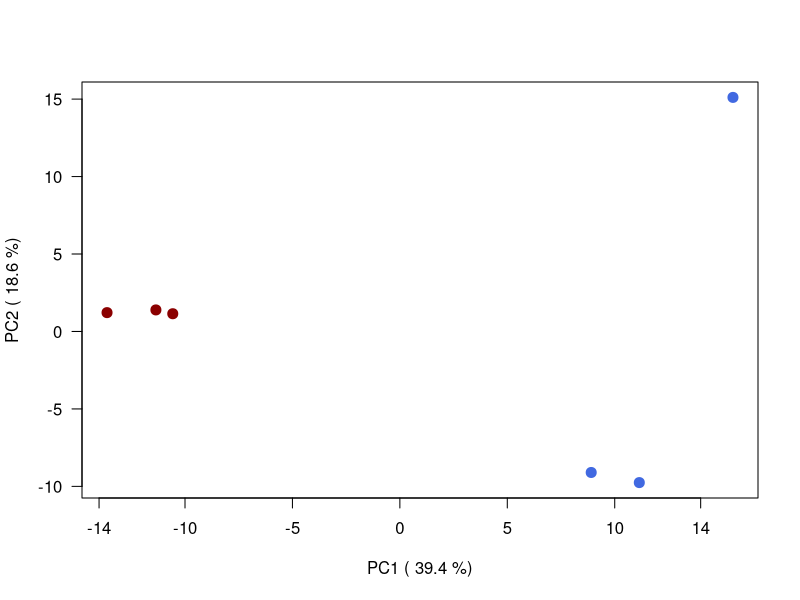

Reproduce this figure in R.
# PCA
# um bom tutorial se encontra em:
# https://www.datacamp.com/community/tutorials/pca-analysis-r

# PCA aims to detect the correlation between variables.
# No caso, as variaveis seriam os tratametos. Acho que por isso elas devem ficar nas linhas da matriz...
# PCA: Finding the directions of maximum variance in high-dimensional data and project it onto a smaller dimensional subspace while retaining most of the information. Logo, se as replciatas estiveram proximas, significa que sao bem relacionadas. A maior varianca plotada nao foi capaz de separa-las.
# eigenvectors (the principal components)

# Devemos plotar a matriz reconstruida com os dois PC`s (eigenvectors) mais importantes.

remove(list=ls(all=TRUE)) #remove todos objetos criados

dados = read.csv(file = 'proteinGroupsAnnotation.csv', header = TRUE, sep = '\t')

dados_pca = t(dados[,2:7]) # fazemos a transposta pois as "variaveis" devem ser o tratamentos, e por isso devem ficar nas linhas da matriz.
resultPCA = prcomp(dados_pca, center = TRUE,scale. = TRUE)
summary(resultPCA)

# obter as variancias explicadas por PC1 e PC2. Da para ver esse resultado com o comando summary() acima.
PC1 = round((resultPCA$sdev[1]**2)*100/sum(resultPCA$sdev**2),1)
PC2 = round((resultPCA$sdev[2]**2)*100/sum(resultPCA$sdev**2),2)

plot(x=resultPCA$x[,1], y=resultPCA$x[,2], # plotar a matriz de covariancia reconstruida com os 2 eigenvectors mais importantes. 
     pch=20,
     cex = 2.0,
     col = c('darkred','darkred','darkred','royalblue','royalblue','royalblue'),
     xaxt = "n", yaxt = "n",
     xlab = paste("PC1 (",PC1,"%)"),
     ylab = paste("PC2 (",PC2, "%)"))
axis(1, at = c(-14,-10,-5,0,5,10,14), las=1) # plotar eixo x. A funcao axis() tem 3 argumentos: o primeiro eh o eixo (1=eixo x, 2=eixo y); o segundo eh o range (at='range') e o terceiro eh a orientacao dos labels do eixo (las=1 eh na horizontal)
axis(2, at = c(-10,-5,0,5,10,15), las=2)


